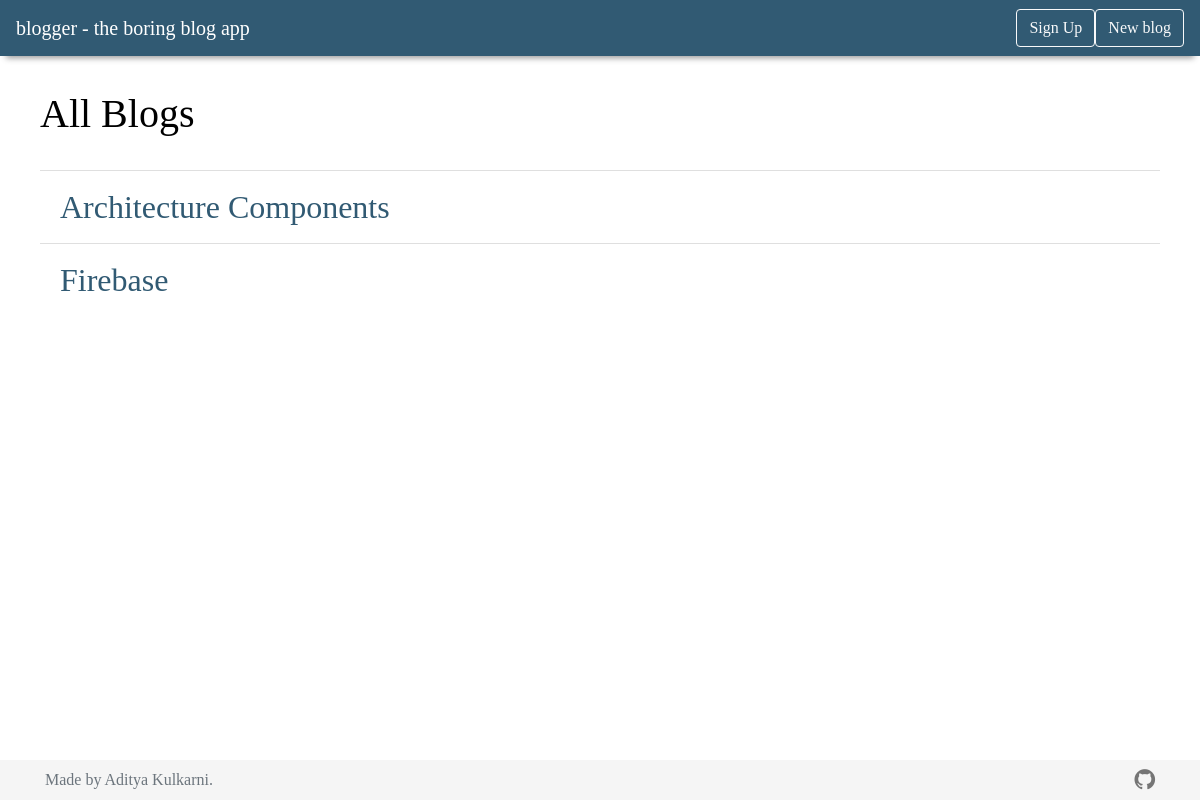
Page /blog/ on the earlier database version.
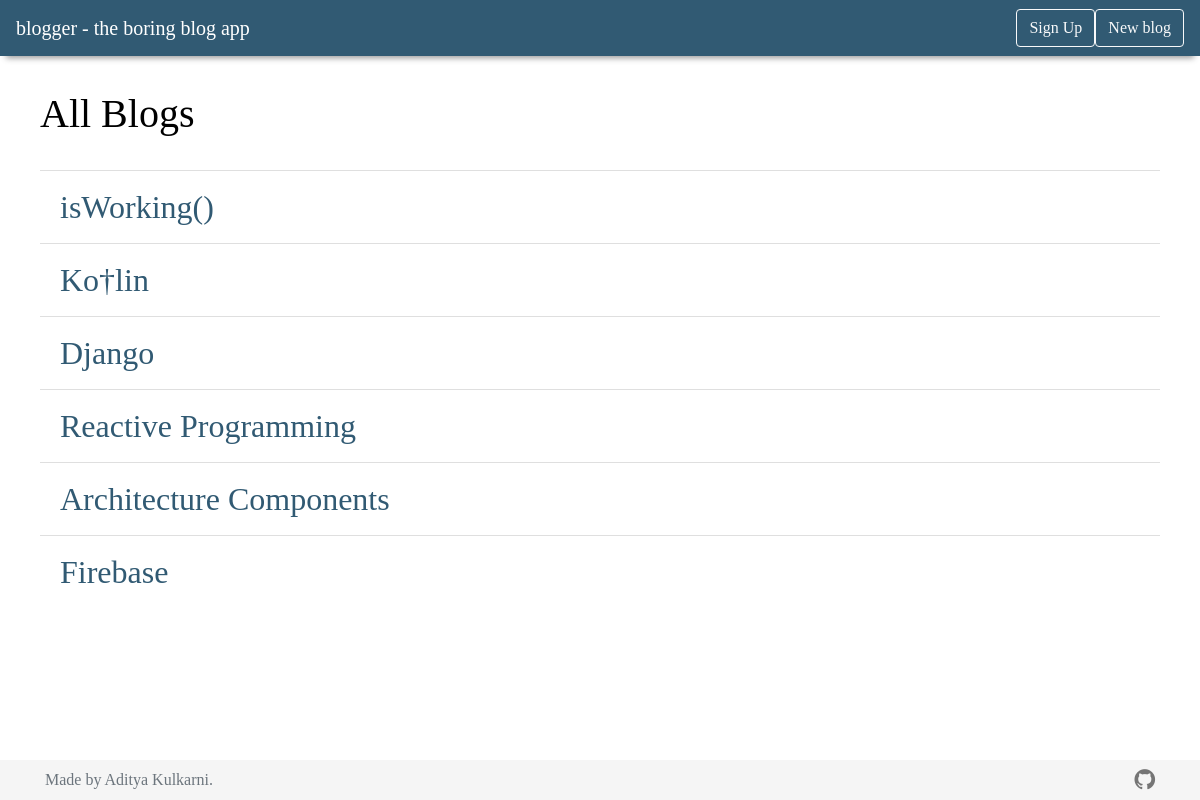
Same page on the later database version.
### blog/models.py (models this page shows, shortened)
class Blog(models.Model):
	blog_title = models.CharField(max_length=100)
	blog_content = models.TextField(max_length=10000)
	blog_author = models.CharField(max_length=50)
	pub_date = models.DateTimeField('date published')

### blog/views.py (the view)
# urls.py: path('', views.index, name = 'index'),
def index(request):
	latest_blogs = Blog.objects.order_by('-pub_date')
	context = {'latest_blogs': latest_blogs}
	return render(request, 'blog/index.html', context)

### blog/templates/blog/index.html
{% extends 'blog/master.html' %}
{% load static %}
{% block content %}
	<div>
		<br>
		<h1>All Blogs</h1>
		<br>
		{% if latest_blogs %}
		    <ul class="list-group list-group-flush">
		    {% for blog in latest_blogs %}
		    	<div>
			        <li class="list-group-item"><a href="{% url 'blog:detail' blog.id %}">{{ blog.blog_title }}</a></li>
			    </div>
		    {% endfor %}
		    </ul>
		{% else %}
		    <p>No blogs are available.</p>
		{% endif %}
	</div>
{% endblock content %}

### blog/templates/blog/master.html (shortened to what this page needs)
<!DOCTYPE html>
<html>
<head>
	{% load static %}
	<link rel="stylesheet" type="text/css" href="{% static 'blog/css/bootstrap.min.css' %}" />
	<link rel="stylesheet" type="text/css" href="{% static 'blog/fonts/font-awesome/css/font-awesome.min.css' %}" />
	<link rel="stylesheet" type="text/css" href="{% static 'blog/css/style.css' %}" />
</head>
<body>
	<div id="header">
		<nav class="navbar navbar-expand-lg navbar-light">
			<a class="navbar-brand" href="{% url 'blog:index' %}" style="color: white">blogger - the boring blog app</a>
		  	<div class="collapse navbar-collapse" id="navbarSupportedContent">
			    <form class="form-inline my-2 my-lg-0">
			    	{% if not request.user.is_authenticated %}
    					<a href="{% url 'blog:signUp' %}">
    						<button class="btn btn-outline-light my-2 my-sm-0" type="button">Sign Up</button>
    					</a>
    				{% else %}
    					<a href="{% url 'blog:logoutUser' %}">
    						<button class="btn btn-outline-light my-2 my-sm-0" type="button">Logout</button>
    					</a>
    				{% endif %}
			    	<a href="{% url 'blog:new' %}">
			    		<button class="btn btn-outline-light my-2 my-sm-0" type="button">New blog</button>
			    	</a>
			    </form>
			</div>
		</nav>
	</div>
	<div id="body" class="container">
		{% block content %}
		{% endblock content %}
	</div>
    <footer class="footer" id="footer">
      <div class="container">
      	<div id="bottom">
	        <span class="text-muted">Made by Aditya Kulkarni.</span>
	        <a style="color: #757575;font-size: 24px;float: right;" href="https://github.com/adikul30"><i class="fa fa-github"></i></a>
      	</div>
      </div>
    </footer>
</body>
</html>

### blog/static/blog/css/style.css (style rules this page uses)
li a { color: #315a73; font-size: 32px; }
* { font-family: 'Product Sans' }
h1 { color : black; }
.navbar { -webkit-box-shadow: 0 8px 6px -6px #999; -moz-box-shadow: 0 8px 6px -6px #999; box-shadow: 0 8px 6px -6px #999; background: #315a73; }
#body { padding:10px; padding-bottom:60px; }
#footer { position:fixed; left: 0; bottom:0; width:100%; height:40px; line-height: 40px; background:#f5f5f5; }

Differences in the rows shown:
added Blog: blog_title "isWorking()"
added Blog: blog_title "Ko†lin"
added Blog: blog_title "Django"
added Blog: blog_title "Reactive Programming"
